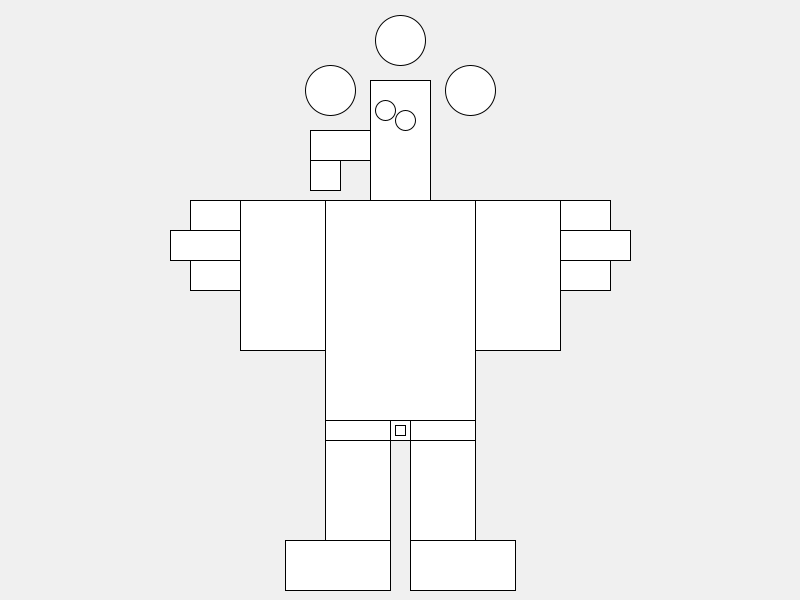
Frame 1 (no input)
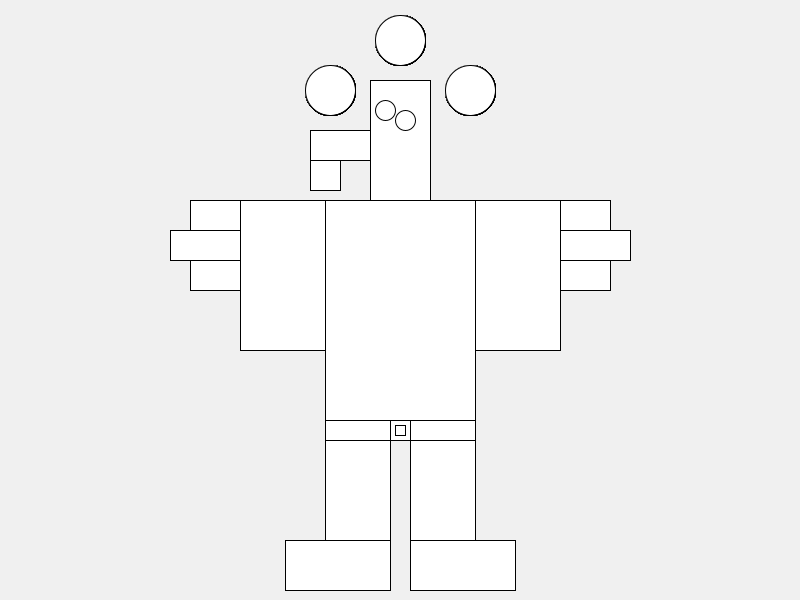
Frame 60 (the mouse pressed at the canvas centre just before this capture)
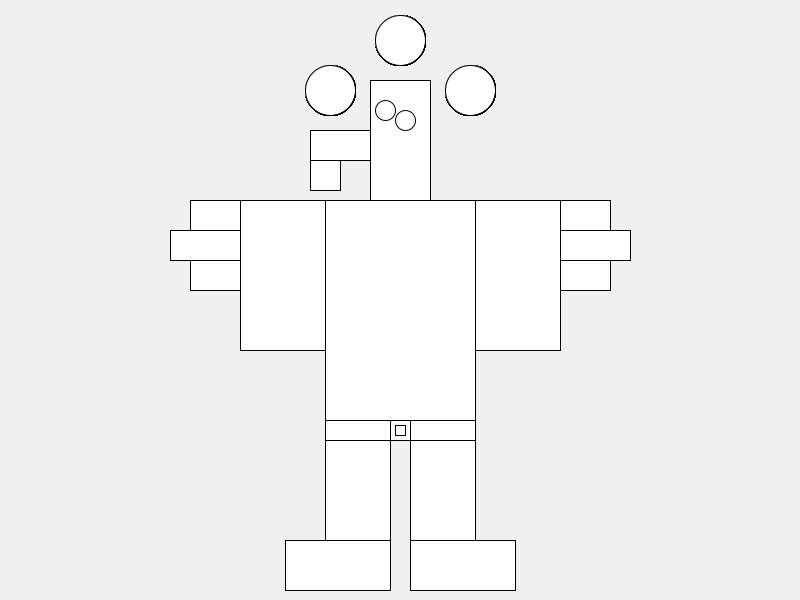
Frame 120 (the mouse held since frame 60 and released just before this capture)

The Processing sketch that drew these frames (run headless with seeded random() and noise(); from frame 60 on, the mouse is pressed at the canvas centre):

// Processing sketch: processing_51261
// ── processing_51261.pde

//Tracy Carlin
//January 28,2012
//Week 2 - Variables
//size(x,y)
void setup() {
size(800,600);
smooth();
background(240);
}

void draw() {
float heartX=400.0;
float heartY=300.0;

//body
rect(heartX-75,heartY-100,150,220);

//head
rect(heartX-30,heartY-220,60,120);

//nose...thing
rect(heartX-90,heartX-270,30,60);
rect(heartX-90,heartX-270,60,30);

//eyes
ellipse(heartX-15,heartY-190,20,20);
ellipse(heartX+5,heartY-180,20,20);

//halo...circle...thing left top right
ellipse(heartX-70,heartY-210,50,50);
ellipse(heartX,heartY-260,50,50);
ellipse(heartX+70,heartY-210,50,50);

//arm - left
rect(heartX-160,heartY-100,85,150);

//arm - right
rect(heartX+75,heartY-100,85,150);

//hand - left
rect(heartX-160,heartY-100,-50,30);
rect(heartX-160,heartY-70,-70,30);
rect(heartX-160,heartY-40,-50,30);

//hand - right
rect(heartX+160,heartY-100,50,30);
rect(heartX+160,heartY-70,70,30);
rect(heartX+160,heartY-40,50,30);

//belt
rect(heartX-75,heartY+120,150,20);
//belt buckle
rect(heartX-10,heartY+120,20,20);
rect(heartX-5,heartY+125,10,10);
//left leg
rect(heartX-75,heartY+140,65,100);
//right leg
rect(heartX+10,heartY+140,65,100);
//left boot
rect(heartX-10,heartY+240,-105,50);
//right boot
rect(heartX+10,heartY+240,105,50);
}
